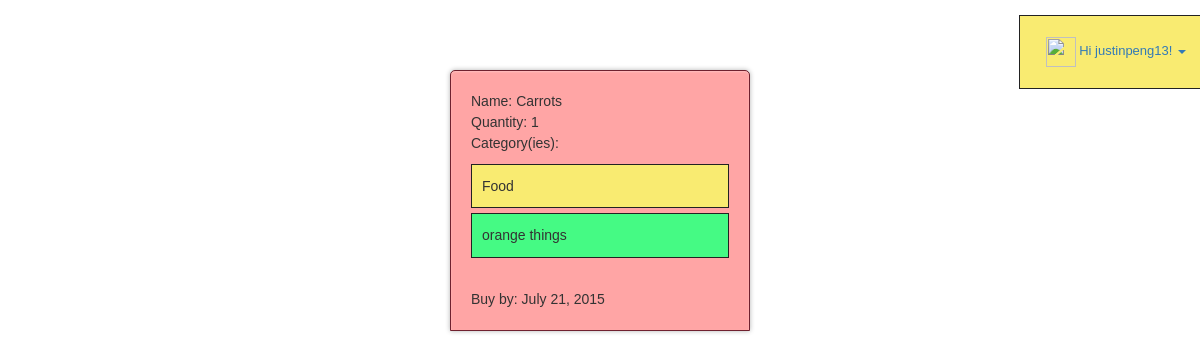
Before: /item/2 (signed in) with the older database file.
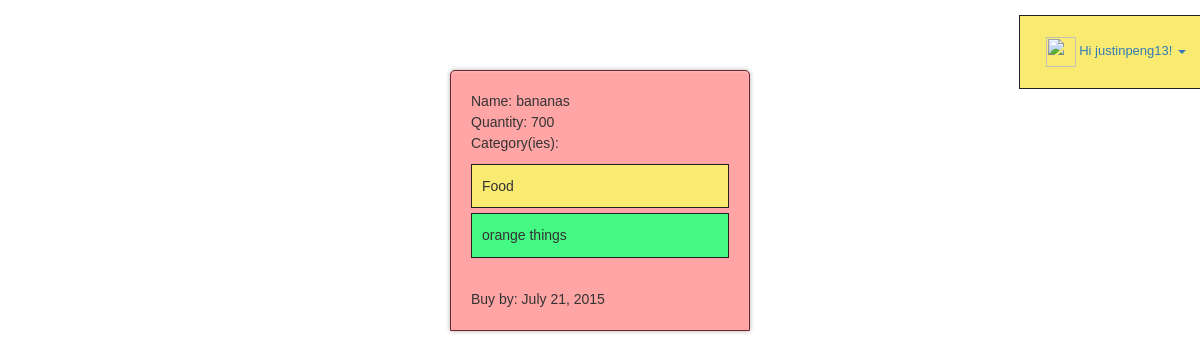
After: the same page with the newer database file.
### grocery_list/models.py (models this page shows, shortened)
class Item(models.Model):
    user = models.ForeignKey(UserProfile, blank=True, null=True)
    name = models.CharField(max_length=255)
    quantity = models.IntegerField()
    cat = models.ManyToManyField(Cat, related_name='grocery_list', blank=True)
    remarks = models.TextField(blank=True)
    date = models.DateField(blank=True)

class Cat(models.Model):
    name = models.CharField(max_length=255)
    color = models.CharField(max_length=50, default="pink")
    fontcolor = models.CharField(max_length=50, default="green")

### grocery_list/views.py (the view)
# urls.py: url(r'^item/(?P<pk>\d+)$', views.item, name='detail'),
def item(request, pk):
    item = Item.objects.get(id=pk)
    return render(request, 'grocery_list/item.html', {'item':item})

### grocery_list/templates/grocery_list/item.html
{%extends 'grocery_list/base.html'%}
{%load staticfiles%}
{% block content %}
<link rel="stylesheet" type="text/css" href="{% static 'grocery_list/style.css' %}" />
<div id="wrapper">
        Name: {{item.name}} <br/>
        Quantity: {{item.quantity}}<br/>
        {%if item.cat.all%}
        Category(ies):
        <ul>
        {%for c in item.cat.all%}
            <li>{{c.name}}</li>
        {%endfor%}
        {%endif%}
        </ul>
        <br>
        Buy by: {{item.date}}
    </div>
{%endblock%}

### grocery_list/templates/grocery_list/base.html (shortened to what this page needs)
{% load bootstrap3 %}
<head>
</head>
{% bootstrap_css %}
<link rel="stylesheet" href="//code.jquery.com/ui/1.11.4/themes/smoothness/jquery-ui.css">
<link rel="stylesheet" href="https://cdnjs.cloudflare.com/ajax/libs/bootstrap-datetimepicker/4.14.30/css/bootstrap-datetimepicker.min.css">
<link rel="stylesheet" href="//code.jquery.com/ui/1.11.4/themes/smoothness/jquery-ui.css">
  </head>
  <body>
      <div class="mynavbar">
          <ul class="nav nav-tabs navbar-right">
              <li role="presentation" class="dropdown">
                  <a class="dropdown-toggle" data-toggle="dropdown" href="#" role="button" aria-haspopup="true" aria-expanded="true">
                    {%if user.is_authenticated%}
                        <img src="/media/{{curruser.picture}}" height="30px" %} />
                        Hi {{user.username}}!
                    {%else%}
                        Login here!
                    {%endif%}
                    <span class="caret"></span>
                  </a>
              </li>
          </ul>
      </div>
  {%block content%}
  {%endblock%}
  </body>

### grocery_list/static/grocery_list/style.css (style rules this page uses)
body { font: 14px/21px"Lucida Sans", "Lucida Grande", "Lucida Sans Unicode", sans-serif; }
#wrapper { width:300px; margin:20px auto; padding:20px; border-radius: 5px 5px 0 0; box-shadow: inset 0 1px 2px rgba(255, 255, 255, 0.3), 0 0 5px rgba(0, 0, 0, .3); border: 1px solid #6f212f; background: #FFA5A5; }
ul { list-style-type:none; list-style-position:outside; margin:10px 0px; padding:0px; clear:both; }
li { background: #45FA84; margin:5px 0px; line-height:1.6; padding:10px; border:#222 solid 1px; }
li:nth-child(odd) { background: #F9EB71; }
li a { font-size:small; }
.mynavbar { display:block; margin:0px; padding:0px; height:50px; }

Changed rows visible on the page:
changed Item: name "Carrots" → "bananas"; quantity "1" → "700"
